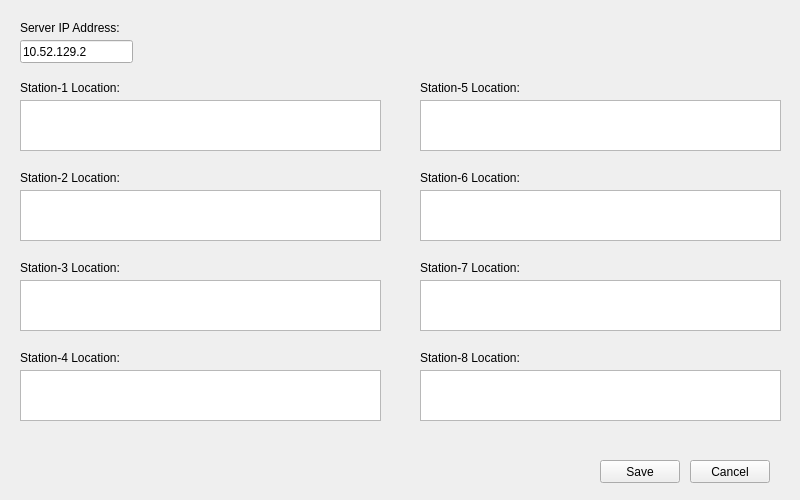
<?xml version="1.0" encoding="UTF-8"?>
<ui version="4.0">
 <class>Config</class>
 <widget class="QWidget" name="Config">
  <property name="geometry">
   <rect>
    <x>0</x>
    <y>0</y>
    <width>800</width>
    <height>500</height>
   </rect>
  </property>
  <property name="minimumSize">
   <size>
    <width>800</width>
    <height>500</height>
   </size>
  </property>
  <property name="maximumSize">
   <size>
    <width>800</width>
    <height>500</height>
   </size>
  </property>
  <property name="windowTitle">
   <string>Form</string>
  </property>
  <property name="windowIcon">
   <iconset resource="form_src.qrc">
    <normaloff>:/icon/pcr-icon-on.png</normaloff>:/icon/pcr-icon-on.png</iconset>
  </property>
  <widget class="QLabel" name="label">
   <property name="geometry">
    <rect>
     <x>20</x>
     <y>20</y>
     <width>161</width>
     <height>16</height>
    </rect>
   </property>
   <property name="text">
    <string>Server IP Address:</string>
   </property>
  </widget>
  <widget class="QLineEdit" name="ipAddr">
   <property name="geometry">
    <rect>
     <x>20</x>
     <y>40</y>
     <width>113</width>
     <height>23</height>
    </rect>
   </property>
   <property name="text">
    <string>10.52.129.2</string>
   </property>
   <property name="readOnly">
    <bool>true</bool>
   </property>
  </widget>
  <widget class="QLabel" name="label_2">
   <property name="geometry">
    <rect>
     <x>20</x>
     <y>80</y>
     <width>131</width>
     <height>16</height>
    </rect>
   </property>
   <property name="text">
    <string>Station-1 Location:</string>
   </property>
  </widget>
  <widget class="QPlainTextEdit" name="s1Loc">
   <property name="geometry">
    <rect>
     <x>20</x>
     <y>100</y>
     <width>361</width>
     <height>51</height>
    </rect>
   </property>
   <property name="plainText">
    <string/>
   </property>
  </widget>
  <widget class="QLabel" name="label_3">
   <property name="geometry">
    <rect>
     <x>20</x>
     <y>170</y>
     <width>131</width>
     <height>16</height>
    </rect>
   </property>
   <property name="text">
    <string>Station-2 Location:</string>
   </property>
  </widget>
  <widget class="QPlainTextEdit" name="s2Loc">
   <property name="geometry">
    <rect>
     <x>20</x>
     <y>190</y>
     <width>361</width>
     <height>51</height>
    </rect>
   </property>
   <property name="plainText">
    <string/>
   </property>
  </widget>
  <widget class="QLabel" name="label_4">
   <property name="geometry">
    <rect>
     <x>20</x>
     <y>260</y>
     <width>131</width>
     <height>16</height>
    </rect>
   </property>
   <property name="text">
    <string>Station-3 Location:</string>
   </property>
  </widget>
  <widget class="QPlainTextEdit" name="s3Loc">
   <property name="geometry">
    <rect>
     <x>20</x>
     <y>280</y>
     <width>361</width>
     <height>51</height>
    </rect>
   </property>
   <property name="plainText">
    <string/>
   </property>
  </widget>
  <widget class="QLabel" name="label_5">
   <property name="geometry">
    <rect>
     <x>20</x>
     <y>350</y>
     <width>131</width>
     <height>16</height>
    </rect>
   </property>
   <property name="text">
    <string>Station-4 Location:</string>
   </property>
  </widget>
  <widget class="QPlainTextEdit" name="s4Loc">
   <property name="geometry">
    <rect>
     <x>20</x>
     <y>370</y>
     <width>361</width>
     <height>51</height>
    </rect>
   </property>
   <property name="plainText">
    <string/>
   </property>
  </widget>
  <widget class="QLabel" name="label_6">
   <property name="geometry">
    <rect>
     <x>420</x>
     <y>80</y>
     <width>131</width>
     <height>16</height>
    </rect>
   </property>
   <property name="text">
    <string>Station-5 Location:</string>
   </property>
  </widget>
  <widget class="QPlainTextEdit" name="s5Loc">
   <property name="geometry">
    <rect>
     <x>420</x>
     <y>100</y>
     <width>361</width>
     <height>51</height>
    </rect>
   </property>
   <property name="plainText">
    <string/>
   </property>
  </widget>
  <widget class="QLabel" name="label_7">
   <property name="geometry">
    <rect>
     <x>420</x>
     <y>170</y>
     <width>131</width>
     <height>16</height>
    </rect>
   </property>
   <property name="text">
    <string>Station-6 Location:</string>
   </property>
  </widget>
  <widget class="QPlainTextEdit" name="s6Loc">
   <property name="geometry">
    <rect>
     <x>420</x>
     <y>190</y>
     <width>361</width>
     <height>51</height>
    </rect>
   </property>
   <property name="plainText">
    <string/>
   </property>
  </widget>
  <widget class="QLabel" name="label_8">
   <property name="geometry">
    <rect>
     <x>420</x>
     <y>260</y>
     <width>131</width>
     <height>16</height>
    </rect>
   </property>
   <property name="text">
    <string>Station-7 Location:</string>
   </property>
  </widget>
  <widget class="QPlainTextEdit" name="s7Loc">
   <property name="geometry">
    <rect>
     <x>420</x>
     <y>280</y>
     <width>361</width>
     <height>51</height>
    </rect>
   </property>
   <property name="plainText">
    <string/>
   </property>
  </widget>
  <widget class="QLabel" name="label_9">
   <property name="geometry">
    <rect>
     <x>420</x>
     <y>350</y>
     <width>131</width>
     <height>16</height>
    </rect>
   </property>
   <property name="text">
    <string>Station-8 Location:</string>
   </property>
  </widget>
  <widget class="QPlainTextEdit" name="s8Loc">
   <property name="geometry">
    <rect>
     <x>420</x>
     <y>370</y>
     <width>361</width>
     <height>51</height>
    </rect>
   </property>
   <property name="plainText">
    <string/>
   </property>
  </widget>
  <widget class="QPushButton" name="pbSave">
   <property name="geometry">
    <rect>
     <x>600</x>
     <y>460</y>
     <width>80</width>
     <height>23</height>
    </rect>
   </property>
   <property name="text">
    <string>Save</string>
   </property>
  </widget>
  <widget class="QPushButton" name="pbCancel">
   <property name="geometry">
    <rect>
     <x>690</x>
     <y>460</y>
     <width>80</width>
     <height>23</height>
    </rect>
   </property>
   <property name="text">
    <string>Cancel</string>
   </property>
  </widget>
 </widget>
 <resources>
  <include location="form_src.qrc"/>
 </resources>
 <connections/>
</ui>
